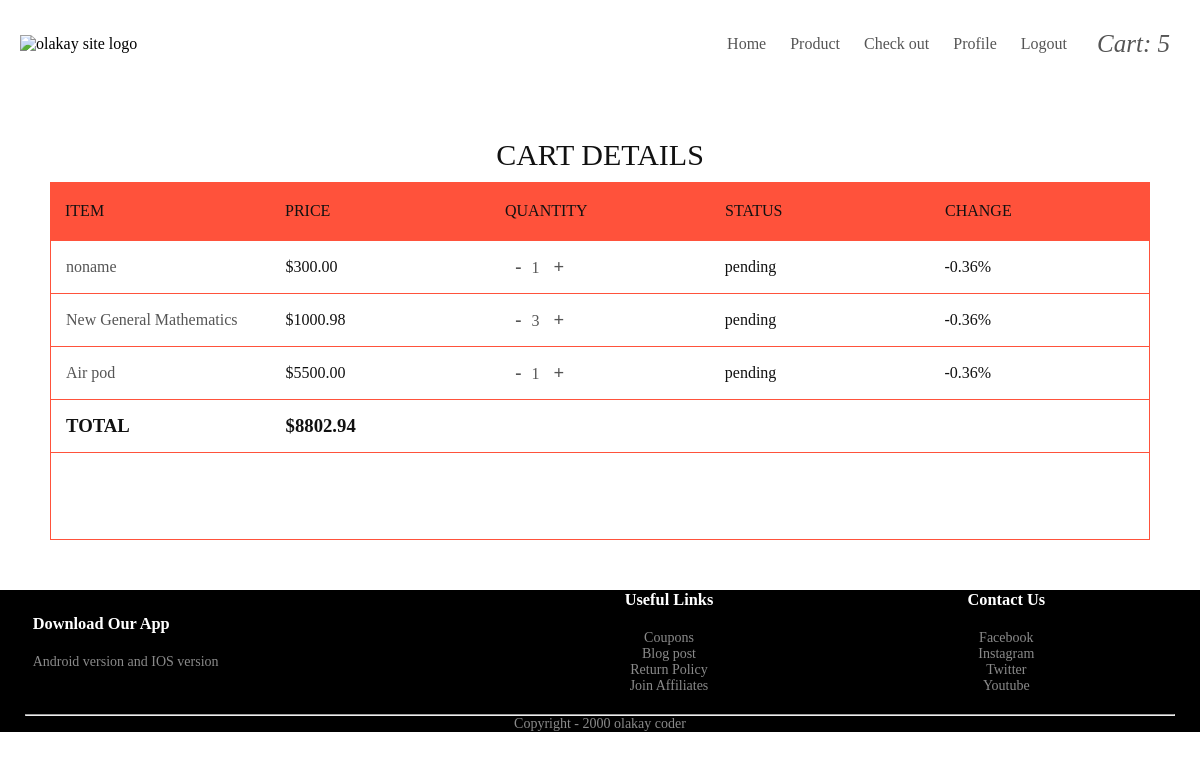
Before: /cart-details/ (signed in) with the older database file.
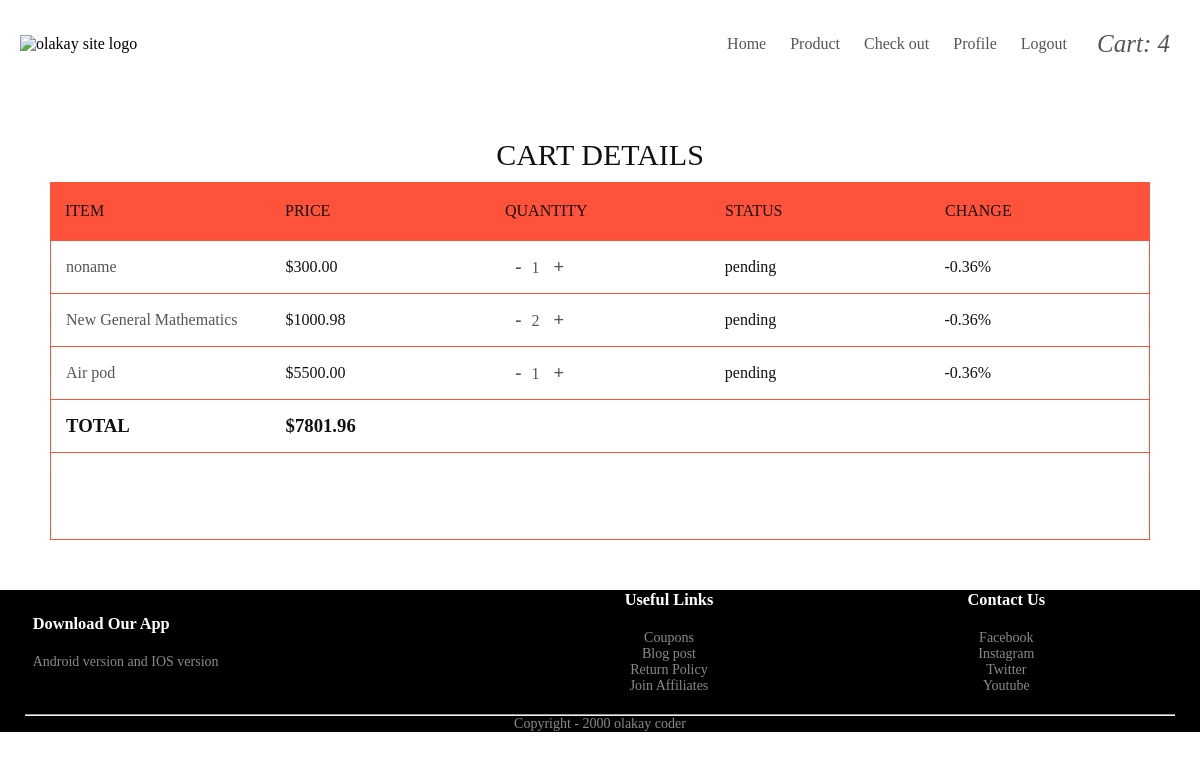
After: the same page with the newer database file.
### clients/models.py (models this page shows, shortened)
class OrderItem(models.Model):
    STATUS = (
        ('pending', 'pending'),
        ('delivered', 'delivered'),
        ('cancel', 'cancel')
    )
    item = models.ForeignKey(Items, on_delete=models.CASCADE)
    user_id = models.ForeignKey(User, on_delete=models.CASCADE)
    quantity = models.PositiveIntegerField(default=1)
    status = models.CharField(choices=STATUS, default='pending', max_length=10)
    def get_total_item_price(self):
        quantity = self.quantity
        price = self.item.price
        sum = quantity * price
        return sum

class Items(models.Model):
    category = models.ForeignKey(Category, on_delete=models.CASCADE)
    name = models.CharField(max_length=100)
    description = models.TextField( blank=True, null=True)
    image = models.ImageField(upload_to='images/')
    price = models.DecimalField( max_digits=100, decimal_places=2)
    created_at = models.DateTimeField(auto_now_add=True)

### clients/views.py (the view)
# urls.py: path('cart-details/', views.cart_detail, name='cart-details'),
def cart_detail(request):
    user = request.user
    items_in_cart = OrderItem.objects.filter(user_id=user, status="pending" )
    sum = 0
    for val in items_in_cart:
        sum += val.get_total_item_price()
    your_cart = OrderItem.objects.filter(user_id=request.user, status='pending')
    total_cart_item = your_cart.aggregate(Sum('quantity'))['quantity__sum']
    context = { 'items_in_cart' : items_in_cart , 'sum': sum , 'your_cart': total_cart_item}
    return render(request, 'clients/cart-details.html', context)

### clients/templates/clients/cart-details.html (shortened to what this page needs)
<!DOCTYPE html>
<html lang="en">
<head>
    {%load static%}
    <link rel="stylesheet" href="{% static 'css/cart-detail.css' %}">
    <link rel="stylesheet" href="{% static 'css/base.css' %}">
</head>
<body>
        {% include 'clients/navigation.html' %}
    <section>
        <h1>cart details</h1>
        <div class="tbl-header">
          <table cellpadding="0" cellspacing="0" border="0">
            <thead>
              <tr>
                <th>Item</th>
                <th>Price</th>
                <th>Quantity</th>
                <th>Status</th>
                <th>Change</th>
              </tr>
            </thead>
          </table>
        </div>
        <div class="tbl-content">
          <table cellpadding="0" cellspacing="0" border="0">
            <tbody>
                {% for item in items_in_cart %}
              <tr>
                <td><a href="{% url 'about-item' item.item.id %}">{{ item.item.name }} </a></td>
                <td>${{ item.item.price }}</td>
                <td><a href="{% url 'delete-from-cart' item.item.id %}"><h3 style="display: inline; margin-left: 10px; font-weight: 20px;">-</h3></a><p style="display: inline; margin-left: 10px; font-weight: 20px;">{{item.quantity}} </p><a href="{% url 'add-to-cart' item.item.id %}"><h3 style="display: inline; margin-left: 10px; font-weight: 20px;">+</h3></a></td>
                <td>{{ item.status }}</td>
                <td>-0.36%</td>
              </tr>
              {% endfor %}
              <tr>
                <td><h3>TOTAL</h3></td>
                <td><h3>${{ sum}}</h3></td>
                <td></td>
                <td></td>
                <td></td>
              </tr>
            </tbody>
          </table>
        </div>
      </section>
      {% include 'clients/footer.html' %}
</body>
</html>

Changed rows visible on the page:
changed OrderItem "New General Mathematics": quantity "3" → "2"
Other visible differences:
{{ your_cart }}: "5" → "4"
{{ sum }}: "8802.94" → "7801.96"
